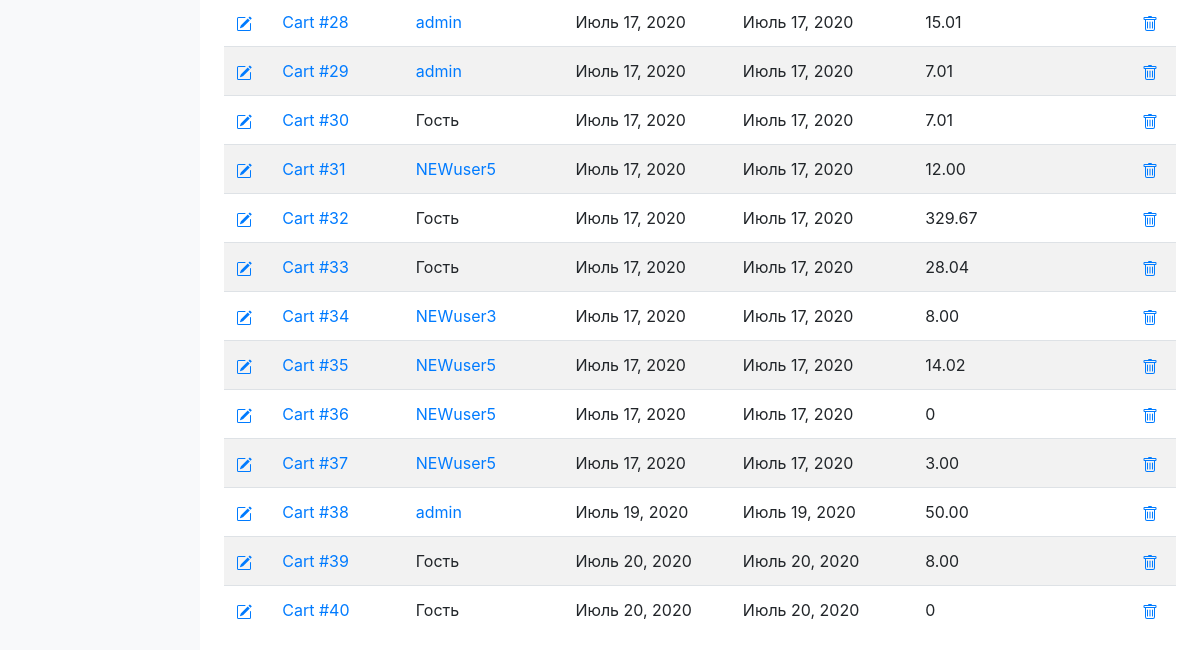
Page /s-admin/cart (signed in, lower part) on the earlier database version.
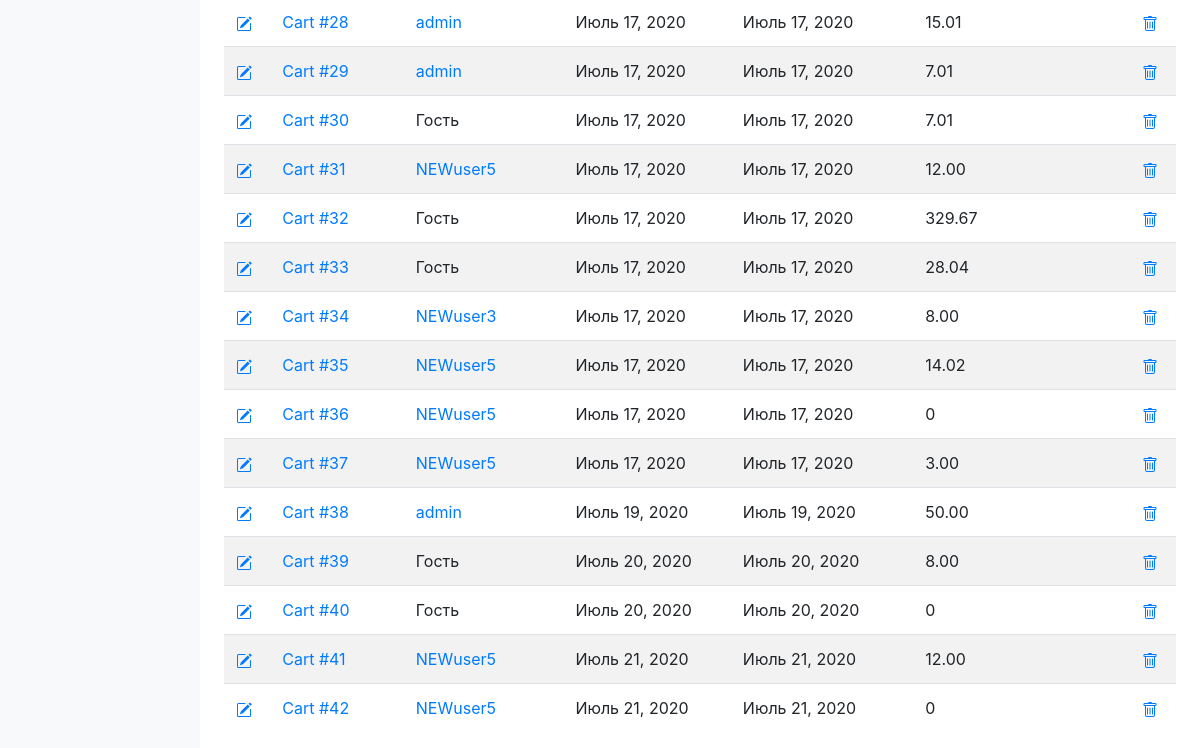
Same page on the later database version.
### cart/models.py (models this page shows, shortened)
class Cart(models.Model):
    user=models.ForeignKey(
        User,
        on_delete=models.CASCADE,
        related_name="carts",
        blank=True,
        null=True
    )
    create=models.DateField(
        verbose_name="Дата внесения в каталог",
        auto_now=False,
        auto_now_add=True
    )
    update=models.DateField(
        verbose_name="Дата последнего изменения",
        auto_now=True,
        auto_now_add=False
    )
    def totalprice(self):
        price=0
        for product in self.books.all():
            price+=product.price
        return price
    def __str__(self):
        return f'Cart #{self.pk}'

class BookInCart(models.Model):
    cart=models.ForeignKey(
        Cart,
        on_delete=models.CASCADE,
        related_name='books'
    )
    books=models.ForeignKey(
        Books,
        on_delete=models.CASCADE,
        related_name="books_in_cart"
    )
    qantity=models.IntegerField(
        verbose_name='Кол-во',
        default=1
    )
    @property
    def price(self):
        price=self.qantity*self.books.price
        if price==0:
            return 0
        return price
    class Meta:
        unique_together=(('cart','books'),)

### books/models.py (models this page shows, shortened)
class Books(models.Model):
    name=models.CharField(
        verbose_name="Имя книги",
        max_length=100
    )
    description = models.TextField(
        verbose_name='Описание книги',
        null=True,
        blank=True
    )
    picture=models.ImageField(
        verbose_name="Фото обложки",
        upload_to="books-pic",
        null=True,
        blank=True,
        default="books-pic/default.jpg"
    )
    price=models.DecimalField(
        verbose_name="Цена",
        max_digits=5,
        decimal_places=2,
        default=00.00
    )
    author=models.ManyToManyField(
        'Author',
        verbose_name="Автор",
        related_name="books_author"
    )
    series=models.ManyToManyField(
        'Series',
        verbose_name="Серия",
        related_name="series_books",
        null=True,
        blank=True,
    )
    genre=models.ManyToManyField(
        'Genre',
        verbose_name="Жанр",
        related_name="genre_books"
    )
    publishing_year=models.PositiveSmallIntegerField (
        verbose_name="Год издания",
        default=2020
    )
    count_page=models.IntegerField(
        verbose_name="Кол-во страниц",
        default=100
    )
    binging=models.ForeignKey(
        'Binging',
        verbose_name="Переплёт",
        on_delete=models.PROTECT,
        default=1
    )
    format_book=models.CharField(
        verbose_name="Формат",
        default="99x99",
        max_length=15
    )
    isbn=models.CharField(
        verbose_name="ISBN",
        default="999-1-88877-6",
        max_length=15
    )
    weight=models.PositiveSmallIntegerField(
        verbose_name="Вес(гр.)",
        default="100"
    )
    age_limit=models.CharField(
        verbose_name="Ограничение по возрасту",
        default="6+",
        max_length=3
    )
    publisher=models.ManyToManyField(
        'Publisher',
        verbose_name="Издательство",
        related_name="publisher_books"
    )
    count_book=models.IntegerField(
        verbose_name="Ко-во книг в наличии",
        default=10
    )
    availability=models.BooleanField(
        verbose_name="Наличие книги",
        default=True
    )
    rating=models.FloatField(
        verbose_name="Рейтинг",
        validators=[MinValueValidator(0), MaxValueValidator(10)],
        default=9
    )
    create=models.DateField(
        verbose_name="Дата внесения в каталог",
        auto_now=False,
        auto_now_add=True
    )
    update=models.DateField(
        verbose_name="Дата последнего изменения",
        auto_now=True,
        auto_now_add=False
    )
    user=models.ForeignKey(
        User,
        on_delete=models.PROTECT,
        default=2
    )

### s_admin/views.py (the view)
# urls.py: path('cart', views.SAdminCartList.as_view(),name='cart'),
class SAdminCartList(LoginRequiredMixin,ListView):
    model=cart_model.Cart
    template_name='s_admin/cart/c_list.html'
    def get_queryset(self,*args,**kwargs):
        print(self.request.user.groups)
        if self.request.user.groups.filter(name='Customers'):
            return self.handle_no_permission()
        else:
            return self.model.objects.all()

### s_admin/templates/s_admin/cart/c_list.html (shortened to what this page needs)
{% extends "sadmin.html" %}
{% load crispy_forms_tags %}
    {% block main %}
        <table class="table table-striped" width="100%" >
            {% for cart in object_list %}
                <tr>
                  <td><a href="{% url 's-admin:cart_update' cart.pk %}"></a></td>
                  <td><a href="{% url 's-admin:cart_detail' cart.pk %}">{{cart}}</a></td>
                  {% if cart.user.prof_user.pk %}
                  <td><a href="{% url 's-admin:detail' cart.user.prof_user.pk %}">{{cart.user}}</a> </td>
                  {% else %}
                  <td>Гость </td>
                  {% endif %}
                  <td>{{cart.create}}</td>
                  <td>{{cart.update}}</td>
                  <td>{{cart.totalprice}}</td>
                  <td><a href="{% url 's-admin:cart_delete' cart.pk %}"></a></td>
                </tr>
        {% endfor %}
        </table>
{% endblock main %}

Differences in the rows shown:
added Cart: id "Cart #41", user "NEWuser5", create "Июль 21, 2020", update "Июль 21, 2020", totalprice "12.00"
added Cart: id "Cart #42", user "NEWuser5", create "Июль 21, 2020", update "Июль 21, 2020", totalprice "0"
